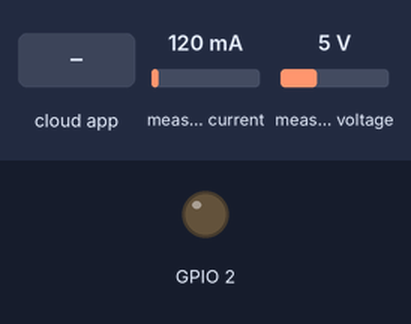
The sketch below on a simulated ESP8266 (NodeMCU). Shown: output pins drawn as LEDs (lit = HIGH). Inputs (shaded band) come from the test bench; at power-on: measured current 120 mA, measured voltage 5 V. WiFi joins after 1.5 s; servers stay silent unless stated; network time is answered at once with the bench clock; the local clock reads 2024-03-15 10:24:30 at power-on unless the sketch sets it; the Firebase database answers and starts empty.

Above: at 3.7 s.
3.8 s: the phone or cloud app sets relay to 1
At 6.2 s:
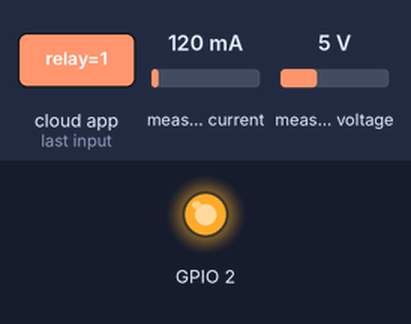
7.2 s: the phone or cloud app sets relay to 0
At 8.9 s:
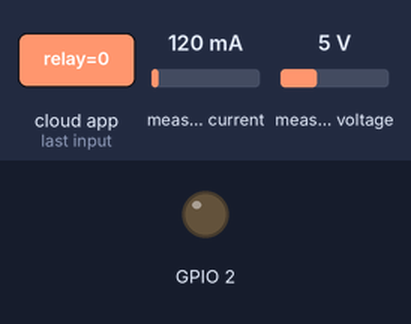
Timing chart, 0 to 10.4 s (numbered marks = the images above; inputs shaded):
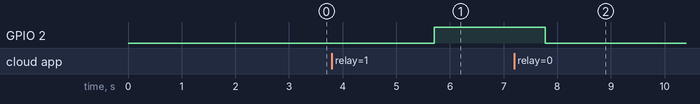

The sketch:

kamar2.ino
```cpp
//Firebase
#include <ESP8266Firebase.h>
#include <ESP8266WiFi.h>
#define REFERENCE_URL "Your Firebase project reference url"
Firebase firebase(REFERENCE_URL);

//Set WiFi
#define _SSID "Your SSID"
#define _PASSWORD "Your Password"

//PZEM
#include <PZEM004Tv30.h>
#define PZEM_SERIAL Serial
PZEM004Tv30 pzem(PZEM_SERIAL);

#include <NTPClient.h>
#include <WiFiUdp.h>

WiFiUDP ntpUDP;
NTPClient timeClient(ntpUDP, "pool.ntp.org");

// Variable to save current epoch time
unsigned long epochTime;

// Function that gets current epoch time
unsigned long getTime() {
  timeClient.update();
  unsigned long now = timeClient.getEpochTime();
  return now;
}

//Deklrasi
int count = 0;

void setup() {
  //Connect WiFi
  WiFi.mode(WIFI_STA);
  WiFi.disconnect();
  delay(1000);
  WiFi.begin(_SSID, _PASSWORD);
  while (WiFi.status() != WL_CONNECTED) {
    delay(500);
  }

  timeClient.begin();

  //PinMode
  pinMode(2, OUTPUT);
  digitalWrite(2, LOW);
}

void loop() {
  //PZEM
  float voltage = pzem.voltage();
  float current = pzem.current();
  float power = pzem.power();
  float energy = pzem.energy();
  float pf = pzem.pf();

  //Jika Mendeteksi Tidak Ada Tegangan
  if(isnan(voltage)){
    //Proteksi
    count = firebase.getInt("Listrik/Kamar2/count");
    if(count >= 1){
      firebase.setInt("Listrik/Kamar2/relay", 0);
      firebase.setInt("Listrik/Kamar2/count", 0);
    }
  } else {
    //Update dan Get Data
    firebase.setFloat("Listrik/Kamar2/volt", voltage);
    firebase.setFloat("Listrik/Kamar2/ampere", current);
    firebase.setFloat("Listrik/Kamar2/watt", power);
    firebase.setFloat("Listrik/Kamar2/kwh", energy);
    firebase.setFloat("Listrik/Kamar2/cosphi", pf);

    //Count Plus
    count = count+1;
    firebase.setInt("Listrik/Kamar2/count", count);
  }

  int relay = firebase.getInt("Listrik/Kamar2/relay");
  digitalWrite(2, relay);

  int kwhToken = firebase.getInt("Listrik/Kamar2/kwhToken");

  if(energy > kwhToken){
    firebase.setInt("Listrik/Kamar2/emptyKwh", 1);
  }else{
    firebase.setInt("Listrik/Kamar2/emptyKwh", 0);
  }

  epochTime = getTime();
  firebase.setInt("Listrik/Kamar2/timestamp", epochTime);

  delay(500);
}
```

Measured:
- after the input at 3.8 s, GPIO 2: LOW → HIGH after 1.9 s
- after the input at 7.2 s, GPIO 2: HIGH → LOW after 0.58 s
